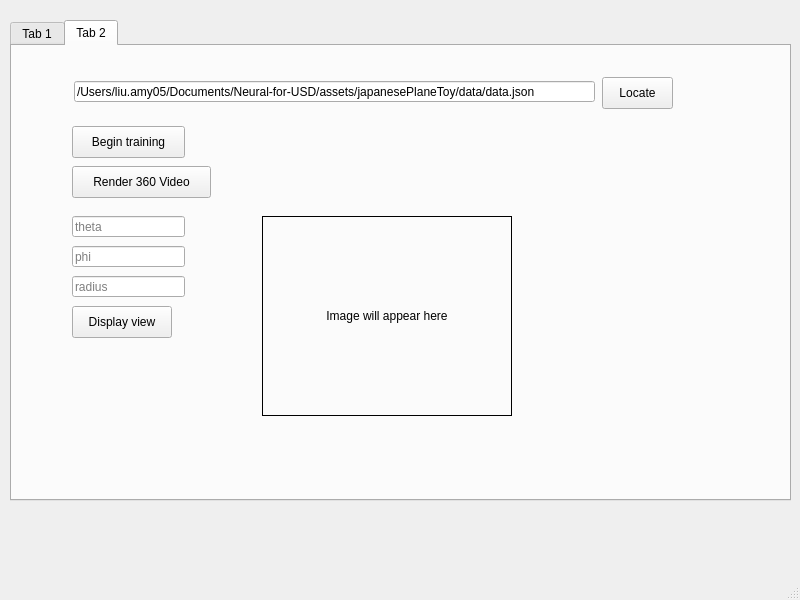
<?xml version="1.0" encoding="UTF-8"?>
<ui version="4.0">
 <class>MainWindow</class>
 <widget class="QMainWindow" name="MainWindow">
  <property name="geometry">
   <rect>
    <x>0</x>
    <y>0</y>
    <width>800</width>
    <height>600</height>
   </rect>
  </property>
  <property name="windowTitle">
   <string>MainWindow</string>
  </property>
  <widget class="QWidget" name="centralwidget">
   <widget class="QTabWidget" name="tabWidget">
    <property name="geometry">
     <rect>
      <x>10</x>
      <y>20</y>
      <width>781</width>
      <height>481</height>
     </rect>
    </property>
    <property name="currentIndex">
     <number>1</number>
    </property>
    <widget class="QWidget" name="tab_3">
     <attribute name="title">
      <string>Tab 1</string>
     </attribute>
     <widget class="QWidget" name="verticalLayoutWidget_5">
      <property name="geometry">
       <rect>
        <x>10</x>
        <y>20</y>
        <width>651</width>
        <height>374</height>
       </rect>
      </property>
      <layout class="QVBoxLayout" name="verticalLayout_6">
       <item>
        <layout class="QHBoxLayout" name="horizontalLayout_2">
         <item>
          <widget class="QLineEdit" name="lineEdit">
           <property name="placeholderText">
            <string>USD file path</string>
           </property>
          </widget>
         </item>
         <item>
          <widget class="QPushButton" name="pushButton_2">
           <property name="text">
            <string>Locate</string>
           </property>
          </widget>
         </item>
        </layout>
       </item>
       <item>
        <layout class="QHBoxLayout" name="horizontalLayout_3">
         <item>
          <layout class="QGridLayout" name="gridLayout">
           <property name="sizeConstraint">
            <enum>QLayout::SizeConstraint::SetMinAndMaxSize</enum>
           </property>
           <item row="0" column="0">
            <layout class="QVBoxLayout" name="verticalLayout">
             <item>
              <widget class="QLabel" name="label_2">
               <property name="text">
                <string>Data Collection Mode</string>
               </property>
              </widget>
             </item>
             <item>
              <widget class="QRadioButton" name="radioButton">
               <property name="text">
                <string>NeRF</string>
               </property>
               <property name="checked">
                <bool>true</bool>
               </property>
               <attribute name="buttonGroup">
                <string notr="true">buttonGroup</string>
               </attribute>
              </widget>
             </item>
             <item>
              <widget class="QRadioButton" name="radioButton_2">
               <property name="text">
                <string>Gaussian Splatting</string>
               </property>
               <attribute name="buttonGroup">
                <string notr="true">buttonGroup</string>
               </attribute>
              </widget>
             </item>
            </layout>
           </item>
           <item row="1" column="0">
            <layout class="QHBoxLayout" name="horizontalLayout">
             <item>
              <layout class="QVBoxLayout" name="verticalLayout_4">
               <item>
                <widget class="QLabel" name="label_4">
                 <property name="text">
                  <string>Camera Sampling Mode</string>
                 </property>
                </widget>
               </item>
               <item>
                <widget class="QRadioButton" name="radioButton_3">
                 <property name="text">
                  <string>Random</string>
                 </property>
                 <property name="checked">
                  <bool>true</bool>
                 </property>
                </widget>
               </item>
               <item>
                <widget class="QRadioButton" name="radioButton_4">
                 <property name="text">
                  <string>Cosine Weighted</string>
                 </property>
                </widget>
               </item>
              </layout>
             </item>
             <item>
              <widget class="Line" name="line">
               <property name="orientation">
                <enum>Qt::Orientation::Vertical</enum>
               </property>
              </widget>
             </item>
             <item>
              <widget class="Line" name="line_2">
               <property name="orientation">
                <enum>Qt::Orientation::Vertical</enum>
               </property>
              </widget>
             </item>
             <item>
              <layout class="QVBoxLayout" name="verticalLayout_5">
               <item>
                <widget class="QLabel" name="label_5">
                 <property name="text">
                  <string>Color Correction Mode</string>
                 </property>
                </widget>
               </item>
               <item>
                <widget class="QRadioButton" name="radioButton_6">
                 <property name="text">
                  <string>OpenColorIO</string>
                 </property>
                 <property name="checked">
                  <bool>true</bool>
                 </property>
                 <attribute name="buttonGroup">
                  <string notr="true">buttonGroup_2</string>
                 </attribute>
                </widget>
               </item>
               <item>
                <widget class="QRadioButton" name="radioButton_5">
                 <property name="text">
                  <string>sRGB</string>
                 </property>
                 <attribute name="buttonGroup">
                  <string notr="true">buttonGroup_2</string>
                 </attribute>
                </widget>
               </item>
              </layout>
             </item>
            </layout>
           </item>
           <item row="2" column="0">
            <layout class="QVBoxLayout" name="verticalLayout_3">
             <property name="spacing">
              <number>1</number>
             </property>
             <item>
              <spacer name="horizontalSpacer">
               <property name="orientation">
                <enum>Qt::Orientation::Horizontal</enum>
               </property>
               <property name="sizeHint" stdset="0">
                <size>
                 <width>40</width>
                 <height>20</height>
                </size>
               </property>
              </spacer>
             </item>
             <item>
              <widget class="QPushButton" name="pushButton">
               <property name="sizePolicy">
                <sizepolicy hsizetype="Expanding" vsizetype="Fixed">
                 <horstretch>0</horstretch>
                 <verstretch>0</verstretch>
                </sizepolicy>
               </property>
               <property name="text">
                <string>Begin Data Collection</string>
               </property>
              </widget>
             </item>
             <item>
              <widget class="QProgressBar" name="progressBar">
               <property name="enabled">
                <bool>true</bool>
               </property>
               <property name="sizePolicy">
                <sizepolicy hsizetype="MinimumExpanding" vsizetype="Fixed">
                 <horstretch>0</horstretch>
                 <verstretch>0</verstretch>
                </sizepolicy>
               </property>
               <property name="value">
                <number>0</number>
               </property>
              </widget>
             </item>
             <item>
              <widget class="QLabel" name="label_3">
               <property name="text">
                <string/>
               </property>
              </widget>
             </item>
            </layout>
           </item>
          </layout>
         </item>
         <item>
          <spacer name="verticalSpacer_2">
           <property name="orientation">
            <enum>Qt::Orientation::Vertical</enum>
           </property>
           <property name="sizeHint" stdset="0">
            <size>
             <width>200</width>
             <height>40</height>
            </size>
           </property>
          </spacer>
         </item>
        </layout>
       </item>
      </layout>
     </widget>
    </widget>
    <widget class="QWidget" name="tab_4">
     <attribute name="title">
      <string>Tab 2</string>
     </attribute>
     <widget class="QLineEdit" name="lineEdit_3">
      <property name="geometry">
       <rect>
        <x>60</x>
        <y>170</y>
        <width>113</width>
        <height>21</height>
       </rect>
      </property>
      <property name="placeholderText">
       <string>theta</string>
      </property>
     </widget>
     <widget class="QPushButton" name="pushButton_4">
      <property name="geometry">
       <rect>
        <x>60</x>
        <y>80</y>
        <width>113</width>
        <height>32</height>
       </rect>
      </property>
      <property name="text">
       <string>Begin training</string>
      </property>
     </widget>
     <widget class="QLineEdit" name="lineEdit_4">
      <property name="geometry">
       <rect>
        <x>60</x>
        <y>200</y>
        <width>113</width>
        <height>21</height>
       </rect>
      </property>
      <property name="placeholderText">
       <string>phi</string>
      </property>
     </widget>
     <widget class="QLineEdit" name="lineEdit_5">
      <property name="geometry">
       <rect>
        <x>60</x>
        <y>230</y>
        <width>113</width>
        <height>21</height>
       </rect>
      </property>
      <property name="placeholderText">
       <string>radius</string>
      </property>
     </widget>
     <widget class="QPushButton" name="pushButton_6">
      <property name="geometry">
       <rect>
        <x>60</x>
        <y>260</y>
        <width>100</width>
        <height>32</height>
       </rect>
      </property>
      <property name="text">
       <string>Display view</string>
      </property>
     </widget>
     <widget class="QLabel" name="label">
      <property name="geometry">
       <rect>
        <x>250</x>
        <y>170</y>
        <width>250</width>
        <height>200</height>
       </rect>
      </property>
      <property name="frameShape">
       <enum>QFrame::Shape::Box</enum>
      </property>
      <property name="text">
       <string>Image will appear here</string>
      </property>
      <property name="alignment">
       <set>Qt::AlignmentFlag::AlignCenter</set>
      </property>
      <property name="margin">
       <number>1</number>
      </property>
     </widget>
     <widget class="QPushButton" name="pushButton_5">
      <property name="geometry">
       <rect>
        <x>60</x>
        <y>120</y>
        <width>139</width>
        <height>32</height>
       </rect>
      </property>
      <property name="text">
       <string>Render 360 Video</string>
      </property>
     </widget>
     <widget class="QPushButton" name="pushButton_3">
      <property name="geometry">
       <rect>
        <x>590</x>
        <y>31</y>
        <width>71</width>
        <height>32</height>
       </rect>
      </property>
      <property name="text">
       <string>Locate</string>
      </property>
     </widget>
     <widget class="QLineEdit" name="lineEdit_2">
      <property name="geometry">
       <rect>
        <x>62</x>
        <y>35</y>
        <width>521</width>
        <height>21</height>
       </rect>
      </property>
      <property name="text">
       <string>/Users/liu.amy05/Documents/Neural-for-USD/assets/japanesePlaneToy/data/data.json</string>
      </property>
      <property name="placeholderText">
       <string>Data file path</string>
      </property>
     </widget>
    </widget>
   </widget>
  </widget>
  <widget class="QMenuBar" name="menubar">
   <property name="geometry">
    <rect>
     <x>0</x>
     <y>0</y>
     <width>800</width>
     <height>24</height>
    </rect>
   </property>
  </widget>
  <widget class="QStatusBar" name="statusbar"/>
  <action name="actionData_Collection">
   <property name="text">
    <string>Data Collection</string>
   </property>
  </action>
 </widget>
 <resources/>
 <connections/>
 <buttongroups>
  <buttongroup name="buttonGroup"/>
  <buttongroup name="buttonGroup_2"/>
 </buttongroups>
</ui>
